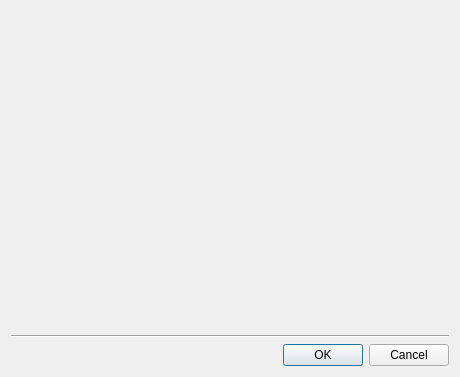
<?xml version="1.0" encoding="UTF-8"?>
<ui version="4.0">
 <class>PresenterPluginConfigDialog</class>
 <widget class="QDialog" name="PresenterPluginConfigDialog">
  <property name="geometry">
   <rect>
    <x>0</x>
    <y>0</y>
    <width>460</width>
    <height>377</height>
   </rect>
  </property>
  <property name="windowTitle">
   <string>Dialog</string>
  </property>
  <layout class="QVBoxLayout" name="verticalLayout">
   <item>
    <spacer name="verticalSpacer">
     <property name="orientation">
      <enum>Qt::Orientation::Vertical</enum>
     </property>
     <property name="sizeHint" stdset="0">
      <size>
       <width>20</width>
       <height>40</height>
      </size>
     </property>
    </spacer>
   </item>
   <item>
    <widget class="Line" name="line">
     <property name="orientation">
      <enum>Qt::Orientation::Horizontal</enum>
     </property>
    </widget>
   </item>
   <item>
    <widget class="QDialogButtonBox" name="buttonBox">
     <property name="orientation">
      <enum>Qt::Orientation::Horizontal</enum>
     </property>
     <property name="standardButtons">
      <set>QDialogButtonBox::StandardButton::Cancel|QDialogButtonBox::StandardButton::Ok</set>
     </property>
    </widget>
   </item>
  </layout>
 </widget>
 <resources/>
 <connections>
  <connection>
   <sender>buttonBox</sender>
   <signal>accepted()</signal>
   <receiver>PresenterPluginConfigDialog</receiver>
   <slot>accept()</slot>
   <hints>
    <hint type="sourcelabel">
     <x>248</x>
     <y>254</y>
    </hint>
    <hint type="destinationlabel">
     <x>157</x>
     <y>274</y>
    </hint>
   </hints>
  </connection>
  <connection>
   <sender>buttonBox</sender>
   <signal>rejected()</signal>
   <receiver>PresenterPluginConfigDialog</receiver>
   <slot>reject()</slot>
   <hints>
    <hint type="sourcelabel">
     <x>316</x>
     <y>260</y>
    </hint>
    <hint type="destinationlabel">
     <x>286</x>
     <y>274</y>
    </hint>
   </hints>
  </connection>
 </connections>
</ui>
